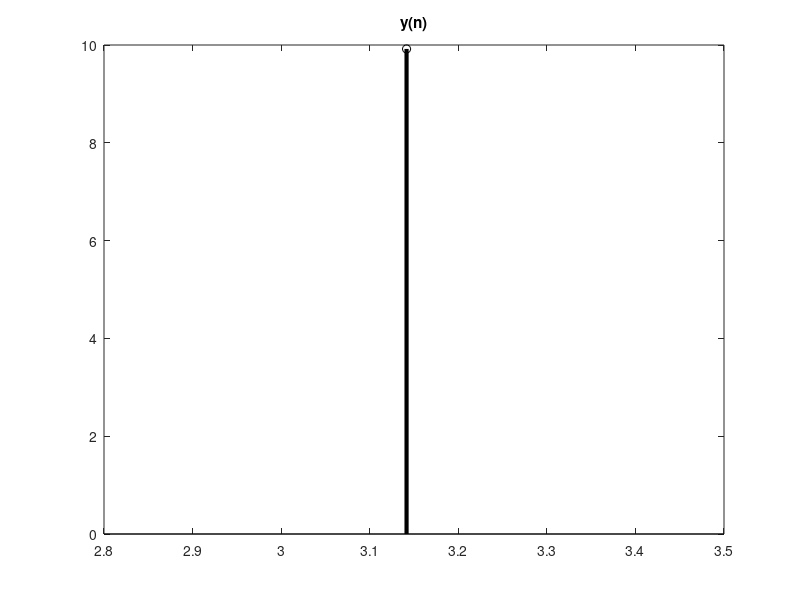

Write the MATLAB code that produced this figure.
clc;
clear;
n = pi:pi;
u = pi:pi;
x = (1/2).^n * u * (n-1);
h = u * (n + 1);

y = conv(x, h);

stem(n, y, 'k', 'LineWidth', 3); title('y(n)');
